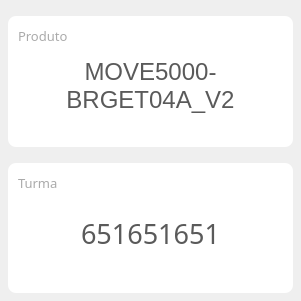
      <widget class="QWidget" name="gridLayoutWidget_2">
       <property name="geometry">
        <rect>
         <x>340</x>
         <y>-1</y>
         <width>301</width>
         <height>301</height>
        </rect>
       </property>
       <layout class="QGridLayout" name="frame_produto">
        <property name="leftMargin">
         <number>8</number>
        </property>
        <property name="topMargin">
         <number>16</number>
        </property>
        <property name="rightMargin">
         <number>8</number>
        </property>
        <property name="bottomMargin">
         <number>8</number>
        </property>
        <property name="spacing">
         <number>16</number>
        </property>
        <item row="0" column="0">
         <widget class="QWidget" name="container_product" native="true">
          <property name="styleSheet">
           <string notr="true">background-color:white;border-radius:8px;</string>
          </property>
          <widget class="QLabel" name="lbl_product">
           <property name="geometry">
            <rect>
             <x>10</x>
             <y>10</y>
             <width>101</width>
             <height>20</height>
            </rect>
           </property>
           <property name="font">
            <font>
             <family>Inter UI</family>
             <pointsize>10</pointsize>
             <weight>50</weight>
             <bold>false</bold>
            </font>
           </property>
           <property name="styleSheet">
            <string notr="true">color:rgb(170,170,170)</string>
           </property>
           <property name="text">
            <string>Produto</string>
           </property>
           <property name="alignment">
            <set>Qt::AlignLeading|Qt::AlignLeft|Qt::AlignVCenter</set>
           </property>
          </widget>
          <widget class="QLabel" name="lbl_value_product">
           <property name="geometry">
            <rect>
             <x>0</x>
             <y>40</y>
             <width>285</width>
             <height>60</height>
            </rect>
           </property>
           <property name="font">
            <font>
             <family>MS Shell Dlg 2</family>
             <pointsize>18</pointsize>
             <weight>50</weight>
             <bold>false</bold>
            </font>
           </property>
           <property name="styleSheet">
            <string notr="true">background-color:transparent;color:rgb(90,90,90)</string>
           </property>
           <property name="text">
            <string>MOVE5000-BRGET04A_V2</string>
           </property>
           <property name="alignment">
            <set>Qt::AlignCenter</set>
           </property>
           <property name="wordWrap">
            <bool>true</bool>
           </property>
           <property name="margin">
            <number>0</number>
           </property>
          </widget>
         </widget>
        </item>
        <item row="1" column="0">
         <widget class="QWidget" name="container_customer" native="true">
          <property name="styleSheet">
           <string notr="true">background-color:white;border-radius:8px;</string>
          </property>
          <widget class="QLabel" name="lbl_customer">
           <property name="geometry">
            <rect>
             <x>10</x>
             <y>10</y>
             <width>101</width>
             <height>20</height>
            </rect>
           </property>
           <property name="font">
            <font>
             <family>Inter UI</family>
             <pointsize>10</pointsize>
             <weight>50</weight>
             <bold>false</bold>
            </font>
           </property>
           <property name="styleSheet">
            <string notr="true">color:rgb(170,170,170)</string>
           </property>
           <property name="text">
            <string>Turma</string>
           </property>
           <property name="alignment">
            <set>Qt::AlignLeading|Qt::AlignLeft|Qt::AlignVCenter</set>
           </property>
          </widget>
          <widget class="QLabel" name="lbl_value_client">
           <property name="geometry">
            <rect>
             <x>0</x>
             <y>40</y>
             <width>285</width>
             <height>60</height>
            </rect>
           </property>
           <property name="font">
            <font>
             <family>Inter UI</family>
             <pointsize>20</pointsize>
             <weight>50</weight>
             <bold>false</bold>
            </font>
           </property>
           <property name="styleSheet">
            <string notr="true">background-color:transparent;color:rgb(90,90,90)</string>
           </property>
           <property name="text">
            <string>651651651</string>
           </property>
           <property name="alignment">
            <set>Qt::AlignCenter</set>
           </property>
          </widget>
         </widget>
        </item>
       </layout>
      </widget>
